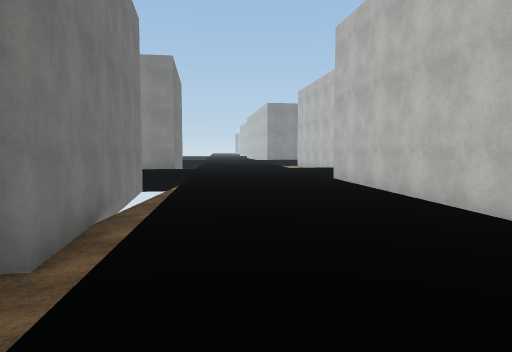
view 1 (above)

22 first-person views from a walk through a Unity game level. The camera is 1.4 m above the floor, tilts 4° down and sees 70° across. The floor is counted in squares, 2 m on a side. Each view is taken from the middle of a square. On the plan, view 1 faces up. The plan holds only what a view shows up to about 11 squares ahead; the rest is blank. The place goes on beyond the plan. The player character is not drawn. Surface patterns are stand-ins for the level's own textures.

view 2
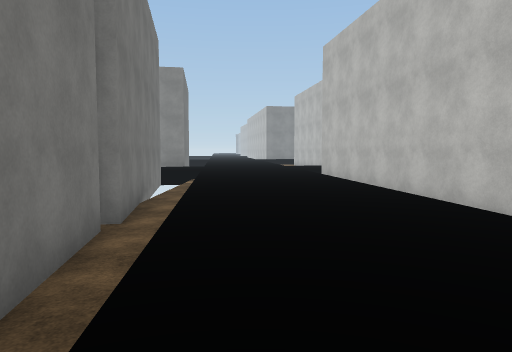

view 3
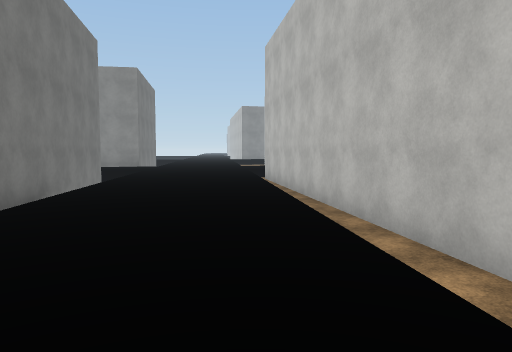

view 4
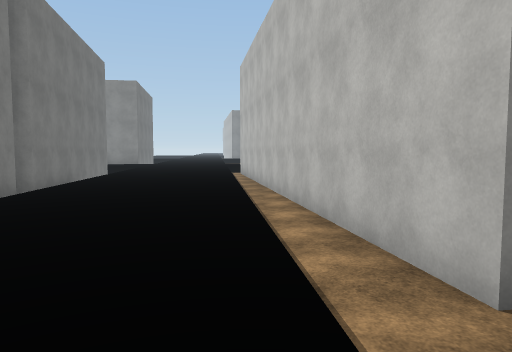

view 5
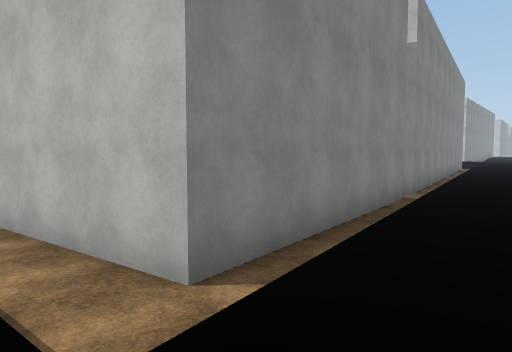

view 6
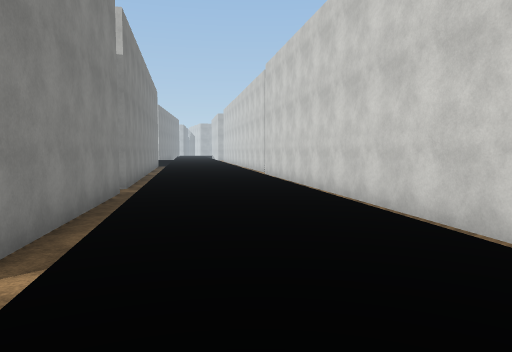

view 7
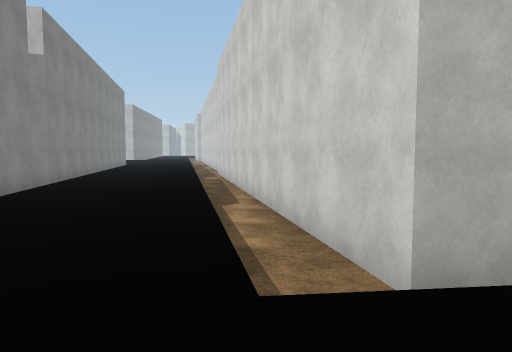

view 8
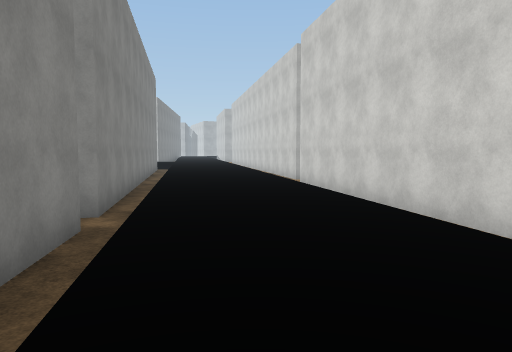

view 9
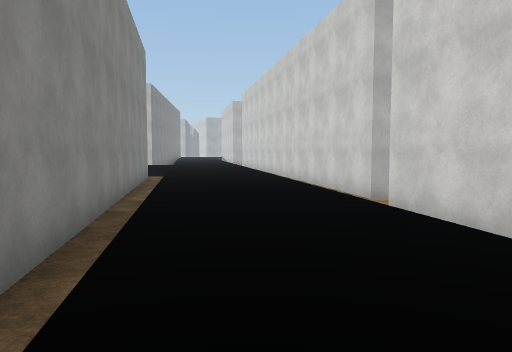

view 10
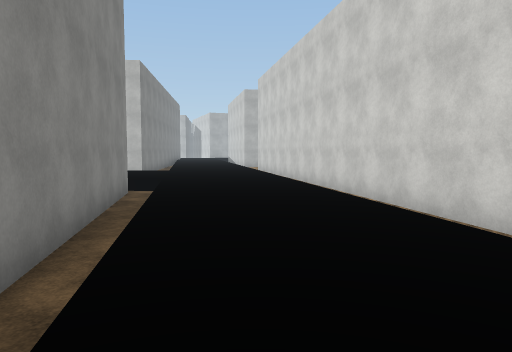

view 11
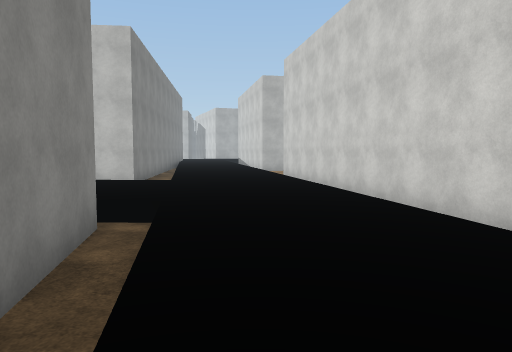

view 12
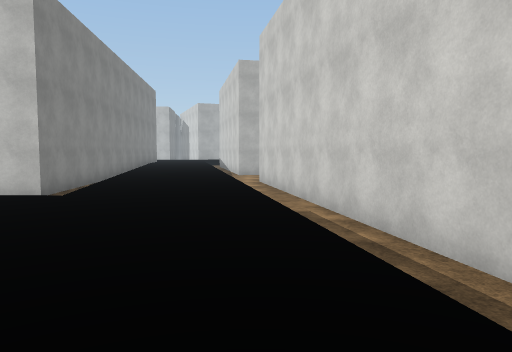

view 13
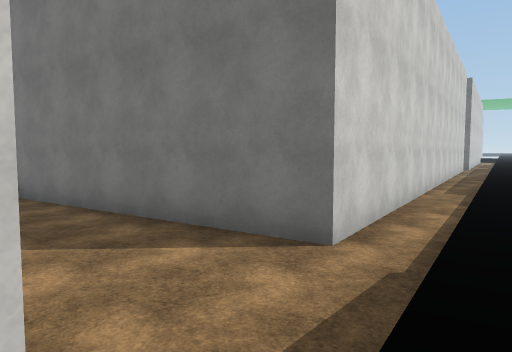

view 14
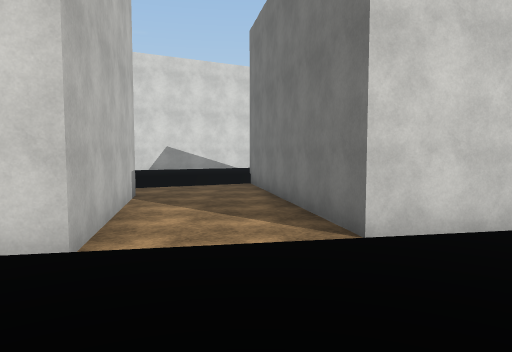

view 15
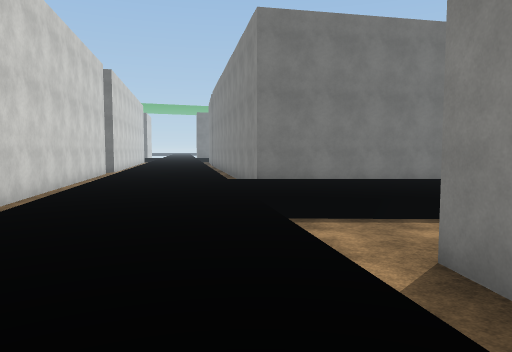

view 16
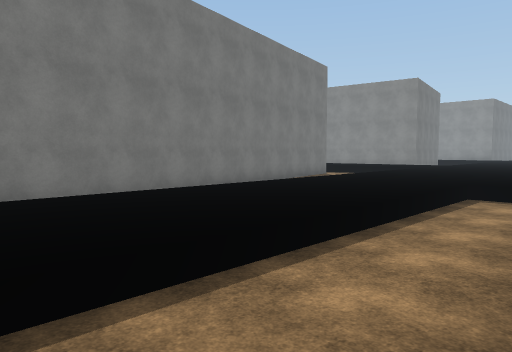

view 17
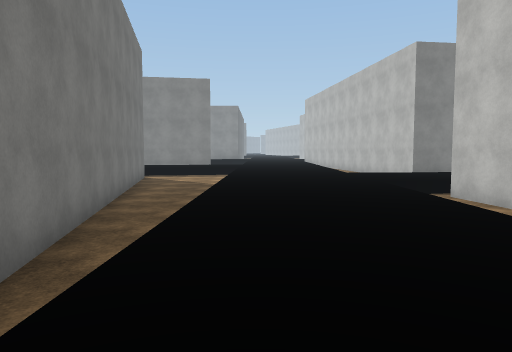

view 18
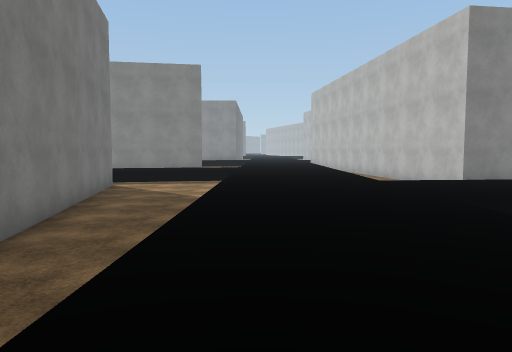

view 19
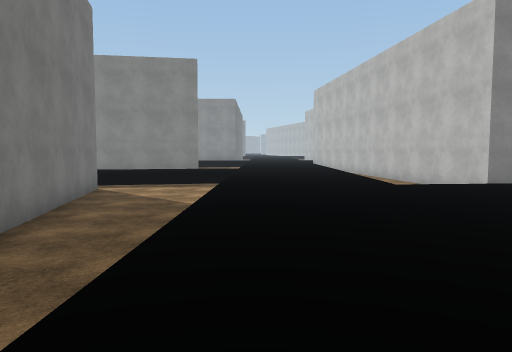

view 20
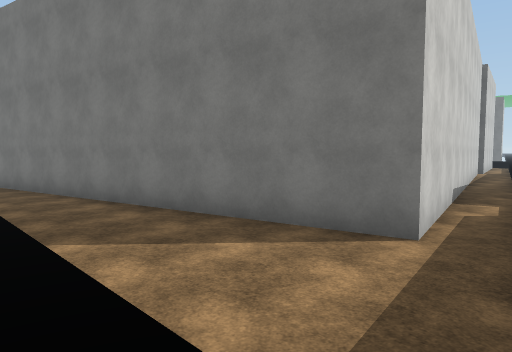

view 21
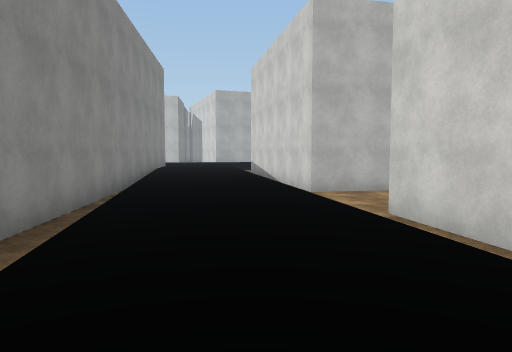

view 22
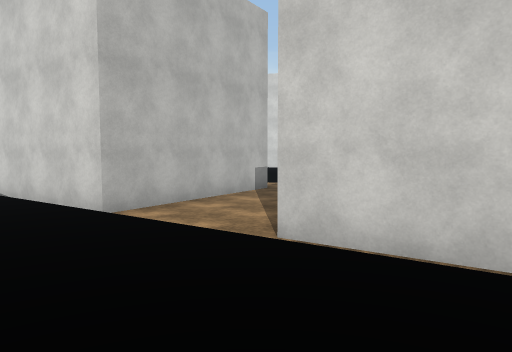

### Floor plan
Key: @ floor where view 1 was taken; # wall or solid block; . main floor; - floor 0.5 m lower than the main floor; v drop or lower ground.
Columns run from 3 left of view 1 to 40 right of it. Each row starts with its distance up from view 1.
 16                          ..vv...vv#
 15                      .vvvvvvv...v #
 14                  vvvvv####vvv...v ###
 13                  ####    #vvv...vvv-v
 12                          #vvv.......
 11 .....v                   #vvv......
 10 #v...v#                  ##vv......
  9 #v...v#                   #vv...vv
  8 #v...v#                   #vv...vv
  7 #v....#                   #vv...vv
  6 #v....#                   #vv...vv
  5 ##....##                  ##v...vv
  4  #....v#                   #v...vv#       ##
  3  #v...v#                   #v...vv#########.
  2  #v...v#                   #v...vvvvvv......
  1  #v...v#                ####v...v...........
  0  #v@. v#           ######vvv...............v
 -1       v##     v#####vv...............vvvv###
 -2    . ..v######vvv...............vvvvvvvvv#
 -3       .v-vvv...............vvvvvv######vv##
 -4          .............vvv vv####      #vvv#
 -5      ..   .......vvvvvv####           #vvv#
 -6           ..vvvvv####v##              #vvv#
 -7      . vvvvv####                       vvvv
 -8        v###                            #vv.
 -9        v#                              #...

Where each view was taken, in squares from view 1:
view 1: 0 up, 0 right, facing up
view 2: 2 down, 0 right, facing up
view 3: 2 down, 2 right, facing up
view 4: 5 down, 3 right, facing up
view 5: 5 down, 3 right, facing up-right
view 6: 5 down, 2 right, facing right
view 7: 7 down, 2 right, facing right
view 8: 4 down, 6 right, facing right
view 9: 3 down, 11 right, facing right
view 10: 2 down, 16 right, facing right
view 11: 1 down, 20 right, facing right
view 12: 2 down, 23 right, facing right
view 13: 0 up, 38 right, facing down-left
view 14: 2 up, 36 right, facing down
view 15: 1 up, 34 right, facing left
view 16: 1 up, 31 right, facing up-left
view 17: 1 up, 26 right, facing up
view 18: 4 up, 26 right, facing up
view 19: 5 up, 26 right, facing up
view 20: 16 up, 26 right, facing down-left
view 21: 0 up, 29 right, facing right
view 22: 1 up, 32 right, facing down-right
